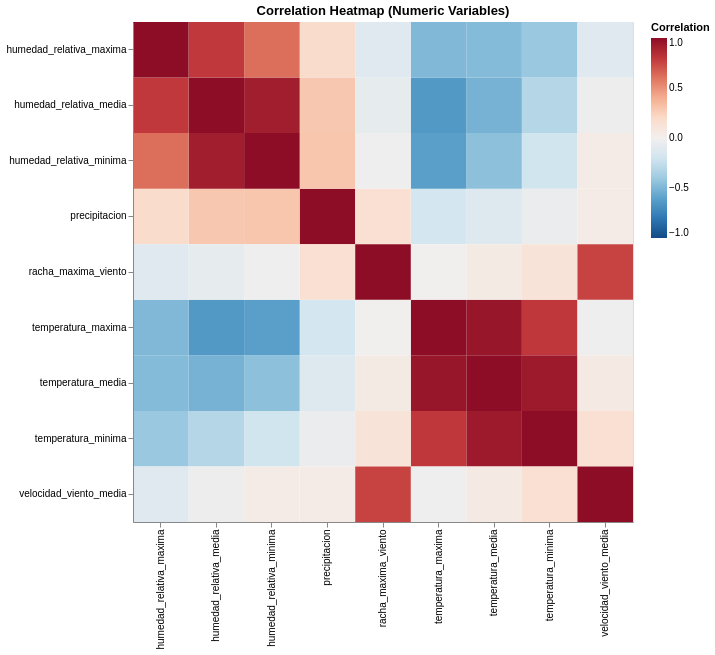

Notebook cell for this chart:
### Markdown cell above
### 1.6. Mapa de calor — Correlaciones entre variables numéricas

**Tipo:** Mapa de calor (heatmap) de correlaciones
**Datos:** Matriz de correlación entre todas las variables numéricas del dataset AEMET

### Code cell
num_cols = [
    "temperatura_media", "precipitacion", "temperatura_minima",
    "temperatura_maxima", "humedad_relativa_media", "humedad_relativa_maxima",
    "humedad_relativa_minima", "velocidad_viento_media", "racha_maxima_viento"
]

corr_df = df.select(num_cols).to_pandas().corr().reset_index()
corr_melted = corr_df.melt(id_vars="index", var_name="var2", value_name="corr")
corr_melted.columns = ["var1", "var2", "corr"]

alt.Chart(corr_melted).mark_rect().encode(
    x=alt.X("var1:N", title=""),
    y=alt.Y("var2:N", title=""),
    color=alt.Color("corr:Q", title="Correlation",
                    scale=alt.Scale(scheme="redblue", domain=[-1, 1], reverse=True)),
    tooltip=["var1", "var2", alt.Tooltip("corr", format=".2f")]
).properties(
    title="Correlation Heatmap (Numeric Variables)",
    width=500,
    height=500
).interactive().show()

### Figure 1 — Vega specification as saved in the notebook (floating-point values rounded to 4 significant figures)
{"$schema": "https://vega.github.io/schema/vega/v6.json", "data": [{"name": "param_1e9efca18e7a2868_store"}, {"name": "source_0", "values": [{"corr": 1.0, "var1": "temperatura_media", "var2": "temperatura_media"}, {"corr": -0.1333, "var1": "precipitacion", "var2": "temperatura_media"}, {"corr": 0.9375, "var1": "temperatura_minima", "var2": "temperatura_media"}, {"corr": 0.957, "var1": "temperatura_maxima", "var2": "temperatura_media"}, {"corr": -0.5198, "var1": "humedad_relativa_media", "var2": "temperatura_media"}, {"corr": -0.4775, "var1": "humedad_relativa_maxima", "var2": "temperatura_media"}, {"corr": -0.4508, "var1": "humedad_relativa_minima", "var2": "temperatura_media"}, {"corr": 0.05851, "var1": "velocidad_viento_media", "var2": "temperatura_media"}, {"corr": 0.05291, "var1": "racha_maxima_viento", "var2": "temperatura_media"}, {"corr": -0.1333, "var1": "temperatura_media", "var2": "precipitacion"}, {"corr": 1.0, "var1": "precipitacion", "var2": "precipitacion"}, {"corr": -0.05187, "var1": "temperatura_minima", "var2": "precipitacion"}, {"corr": -0.1886, "var1": "temperatura_maxima", "var2": "precipitacion"}, {"corr": 0.2902, "var1": "humedad_relativa_media", "var2": "precipitacion"}, {"corr": 0.1862, "var1": "humedad_relativa_maxima", "var2": "precipitacion"}, {"corr": 0.2997, "var1": "humedad_relativa_minima", "var2": "precipitacion"}, {"corr": 0.04172, "var1": "velocidad_viento_media", "var2": "precipitacion"}, {"corr": 0.1505, "var1": "racha_maxima_viento", "var2": "precipitacion"}, {"corr": 0.9375, "var1": "temperatura_media", "var2": "temperatura_minima"}, {"corr": -0.05187, "var1": "precipitacion", "var2": "temperatura_minima"}, {"corr": 1.0, "var1": "temperatura_minima", "var2": "temperatura_minima"}, {"corr": 0.7963, "var1": "temperatura_maxima", "var2": "temperatura_minima"}, {"corr": -0.3138, "var1": "humedad_relativa_media", "var2": "temperatura_minima"}, {"corr": -0.4105, "var1": "humedad_relativa_maxima", "var2": "temperatura_minima"}, {"corr": -0.2029, "var1": "humedad_relativa_minima", "var2": "temperatura_minima"}, {"corr": 0.151, "var1": "velocidad_viento_media", "var2": "temperatura_minima"}, {"corr": 0.1209, "var1": "racha_maxima_viento", "var2": "temperatura_minima"}, {"corr": 0.957, "var1": "temperatura_media", "var2": "temperatura_maxima"}, {"corr": -0.1886, "var1": "precipitacion", "var2": "temperatura_maxima"}, {"corr": 0.7963, "var1": "temperatura_minima", "var2": "temperatura_maxima"}, {"corr": 1.0, "var1": "temperatura_maxima", "var2": "temperatura_maxima"}, {"corr": -0.6422, "var1": "humedad_relativa_media", "var2": "temperatura_maxima"}, {"corr": -0.4879, "var1": "humedad_relativa_maxima", "var2": "temperatura_maxima"}, {"corr": -0.6147, "var1": "humedad_relativa_minima", "var2": "temperatura_maxima"}, {"corr": -0.02422, "var1": "velocidad_viento_media", "var2": "temperatura_maxima"}, {"corr": -0.008833, "var1": "racha_maxima_viento", "var2": "temperatura_maxima"}, {"corr": -0.5198, "var1": "temperatura_media", "var2": "humedad_relativa_media"}, {"corr": 0.2902, "var1": "precipitacion", "var2": "humedad_relativa_media"}, {"corr": -0.3138, "var1": "temperatura_minima", "var2": "humedad_relativa_media"}, {"corr": -0.6422, "var1": "temperatura_maxima", "var2": "humedad_relativa_media"}, {"corr": 1.0, "var1": "humedad_relativa_media", "var2": "humedad_relativa_media"}, {"corr": 0.7932, "var1": "humedad_relativa_maxima", "var2": "humedad_relativa_media"}, {"corr": 0.9182, "var1": "humedad_relativa_minima", "var2": "humedad_relativa_media"}, {"corr": -0.03353, "var1": "velocidad_viento_media", "var2": "humedad_relativa_media"}, {"corr": -0.07289, "var1": "racha_maxima_viento", "var2": "humedad_relativa_media"}, {"corr": -0.4775, "var1": "temperatura_media", "var2": "humedad_relativa_maxima"}, {"corr": 0.1862, "var1": "precipitacion", "var2": "humedad_relativa_maxima"}, {"corr": -0.4105, "var1": "temperatura_minima", "var2": "humedad_relativa_maxima"}, {"corr": -0.4879, "var1": "temperatura_maxima", "var2": "humedad_relativa_maxima"}, {"corr": 0.7932, "var1": "humedad_relativa_media", "var2": "humedad_relativa_maxima"}, {"corr": 1.0, "var1": "humedad_relativa_maxima", "var2": "humedad_relativa_maxima"}, {"corr": 0.6165, "var1": "humedad_relativa_minima", "var2": "humedad_relativa_maxima"}, {"corr": -0.1132, "var1": "velocidad_viento_media", "var2": "humedad_relativa_maxima"}, {"corr": -0.1165, "var1": "racha_maxima_viento", "var2": "humedad_relativa_maxima"}, {"corr": -0.4508, "var1": "temperatura_media", "var2": "humedad_relativa_minima"}, {"corr": 0.2997, "var1": "precipitacion", "var2": "humedad_relativa_minima"}, {"corr": -0.2029, "var1": "temperatura_minima", "var2": "humedad_relativa_minima"}, {"corr": -0.6147, "var1": "temperatura_maxima", "var2": "humedad_relativa_minima"}, {"corr": 0.9182, "var1": "humedad_relativa_media", "var2": "humedad_relativa_minima"}, {"corr": 0.6165, "var1": "humedad_relativa_maxima", "var2": "humedad_relativa_minima"}, {"corr": 1.0, "var1": "humedad_relativa_minima", "var2": "humedad_relativa_minima"}, {"corr": 0.04228, "var1": "velocidad_viento_media", "var2": "humedad_relativa_minima"}, {"corr": -0.0212, "var1": "racha_maxima_viento", "var2": "humedad_relativa_minima"}, {"corr": 0.05851, "var1": "temperatura_media", "var2": "velocidad_viento_media"}, {"corr": 0.04172, "var1": "precipitacion", "var2": "velocidad_viento_media"}, {"corr": 0.151, "var1": "temperatura_minima", "var2": "velocidad_viento_media"}, {"corr": -0.02422, "var1": "temperatura_maxima", "var2": "velocidad_viento_media"}, {"corr": -0.03353, "var1": "humedad_relativa_media", "var2": "velocidad_viento_media"}, {"corr": -0.1132, "var1": "humedad_relativa_maxima", "var2": "velocidad_viento_media"}, {"corr": 0.04228, "var1": "humedad_relativa_minima", "var2": "velocidad_viento_media"}, {"corr": 1.0, "var1": "velocidad_viento_media", "var2": "velocidad_viento_media"}, {"corr": 0.7586, "var1": "racha_maxima_viento", "var2": "velocidad_viento_media"}, {"corr": 0.05291, "var1": "temperatura_media", "var2": "racha_maxima_viento"}, {"corr": 0.1505, "var1": "precipitacion", "var2": "racha_maxima_viento"}, {"corr": 0.1209, "var1": "temperatura_minima", "var2": "racha_maxima_viento"}, {"corr": -0.008833, "var1": "temperatura_maxima", "var2": "racha_maxima_viento"}, {"corr": -0.07289, "var1": "humedad_relativa_media", "var2": "racha_maxima_viento"}, {"corr": -0.1165, "var1": "humedad_relativa_maxima", "var2": "racha_maxima_viento"}, {"corr": -0.0212, "var1": "humedad_relativa_minima", "var2": "racha_maxima_viento"}, {"corr": 0.7586, "var1": "velocidad_viento_media", "var2": "racha_maxima_viento"}, {"corr": 1.0, "var1": "racha_maxima_viento", "var2": "racha_maxima_viento"}]}, {"name": "source_0_x_domain_var1", "values": [{"var1": "temperatura_media"}, {"var1": "precipitacion"}, {"var1": "temperatura_minima"}, {"var1": "temperatura_maxima"}, {"var1": "humedad_relativa_media"}, {"var1": "humedad_relativa_maxima"}, {"var1": "humedad_relativa_minima"}, {"var1": "velocidad_viento_media"}, {"var1": "racha_maxima_viento"}]}, {"name": "source_0_y_domain_var2", "values": [{"var2": "temperatura_media"}, {"var2": "precipitacion"}, {"var2": "temperatura_minima"}, {"var2": "temperatura_maxima"}, {"var2": "humedad_relativa_media"}, {"var2": "humedad_relativa_maxima"}, {"var2": "humedad_relativa_minima"}, {"var2": "velocidad_viento_media"}, {"var2": "racha_maxima_viento"}]}], "signals": [{"name": "unit", "value": {}, "on": [{"events": "pointermove", "update": "isTuple(group()) ? group() : unit"}]}, {"name": "param_1e9efca18e7a2868", "update": "vlSelectionResolve(\"param_1e9efca18e7a2868_store\", \"union\")"}, {"name": "param_1e9efca18e7a2868_var1", "on": [{"events": [{"source": "view", "type": "dblclick"}], "update": "null"}, {"events": {"signal": "param_1e9efca18e7a2868_translate_delta"}, "update": "panLinear(param_1e9efca18e7a2868_translate_anchor.extent_x, -param_1e9efca18e7a2868_translate_delta.x / width)"}, {"events": {"signal": "param_1e9efca18e7a2868_zoom_delta"}, "update": "zoomLinear(domain(\"x\"), param_1e9efca18e7a2868_zoom_anchor.x, param_1e9efca18e7a2868_zoom_delta)"}]}, {"name": "param_1e9efca18e7a2868_var2", "on": [{"events": [{"source": "view", "type": "dblclick"}], "update": "null"}, {"events": {"signal": "param_1e9efca18e7a2868_translate_delta"}, "update": "panLinear(param_1e9efca18e7a2868_translate_anchor.extent_y, param_1e9efca18e7a2868_translate_delta.y / height)"}, {"events": {"signal": "param_1e9efca18e7a2868_zoom_delta"}, "update": "zoomLinear(domain(\"y\"), param_1e9efca18e7a2868_zoom_anchor.y, param_1e9efca18e7a2868_zoom_delta)"}]}, {"name": "param_1e9efca18e7a2868_tuple", "on": [{"events": [{"signal": "param_1e9efca18e7a2868_var1 || param_1e9efca18e7a2868_var2"}], "update": "param_1e9efca18e7a2868_var1 && param_1e9efca18e7a2868_var2 ? {unit: \"\", fields: param_1e9efca18e7a2868_tuple_fields, values: [param_1e9efca18e7a2868_var1,param_1e9efca18e7a2868_var2]} : null"}]}, {"name": "param_1e9efca18e7a2868_tuple_fields", "value": [{"field": "var1", "channel": "x", "type": "E"}, {"field": "var2", "channel": "y", "type": "E"}]}, {"name": "param_1e9efca18e7a2868_translate_anchor", "value": {}, "on": [{"events": [{"source": "scope", "type": "pointerdown"}], "update": "{x: x(unit), y: y(unit), extent_x: domain(\"x\"), extent_y: domain(\"y\")}"}]}, {"name": "param_1e9efca18e7a2868_translate_delta", "value": {}, "on": [{"events": [{"source": "window", "between": [{"source": "scope", "type": "pointerdown"}, {"source": "window", "type": "pointerup"}], "type": "pointermove", "consume": true}], "update": "{x: param_1e9efca18e7a2868_translate_anchor.x - x(unit), y: param_1e9efca18e7a2868_translate_anchor.y - y(unit)}"}]}, {"name": "param_1e9efca18e7a2868_zoom_anchor", "on": [{"events": [{"source": "scope", "type": "wheel", "consume": true}], "update": "{x: invert(\"x\", x(unit)), y: invert(\"y\", y(unit))}"}]}, {"name": "param_1e9efca18e7a2868_zoom_delta", "on": [{"events": [{"source": "scope", "type": "wheel", "consume": true}], "update": "pow(1.001, event.deltaY * pow(16, event.deltaMode))", "force": true}]}, {"name": "param_1e9efca18e7a2868_modify", "on": [{"events": {"signal": "param_1e9efca18e7a2868_tuple"}, "update": "modify(\"param_1e9efca18e7a2868_store\", param_1e9efca18e7a2868_tuple, true)"}]}], "marks": [{"type": "rect", "name": "marks", "from": {"data": "source_0"}, "encode": {"update": {"width": {"signal": "max(0.25, bandwidth('x'))"}, "x": {"field": "var1", "scale": "x"}, "height": {"signal": "max(0.25, bandwidth('y'))"}, "y": {"field": "var2", "scale": "y"}, "fill": {"field": "corr", "scale": "color"}, "tooltip": {"signal": "{\"var1\": isValid(datum[\"var1\"]) ? isArray(datum[\"var1\"]) ? join(datum[\"var1\"], '\\n') : datum[\"var1\"] : \"\"+datum[\"var1\"], \"var2\": isValid(datum[\"var2\"]) ? isArray(datum[\"var2\"]) ? join(datum[\"var2\"], '\\n') : datum[\"var2\"] : \"\"+datum[\"var2\"], \"corr\": format(datum[\"corr\"], \".2f\")}"}}}, "style": ["rect"], "interactive": true}], "scales": [{"name": "x", "type": "band", "domain": {"data": "source_0_x_domain_var1", "field": "var1", "sort": true}, "range": [0, {"signal": "width"}], "paddingInner": 0, "paddingOuter": 0}, {"name": "y", "type": "band", "domain": {"data": "source_0_y_domain_var2", "field": "var2", "sort": true}, "range": [0, {"signal": "height"}], "paddingOuter": 0, "paddingInner": 0}, {"name": "color", "type": "linear", "domain": [-1, 1], "range": {"scheme": "redblue"}, "interpolate": "hcl", "zero": true, "reverse": true}], "axes": [{"scale": "x", "grid": false, "labelAlign": "right", "orient": "bottom", "zindex": 1, "labelAngle": 270, "labelBaseline": "middle"}, {"scale": "y", "zindex": 1, "grid": false, "orient": "left"}], "title": {"text": "Correlation Heatmap (Numeric Variables)", "frame": "group"}, "background": "white", "height": 500, "padding": 5, "style": "cell", "legends": [{"title": "Correlation", "fill": "color", "gradientLength": {"signal": "clamp(height, 64, 200)"}}], "width": 500}
